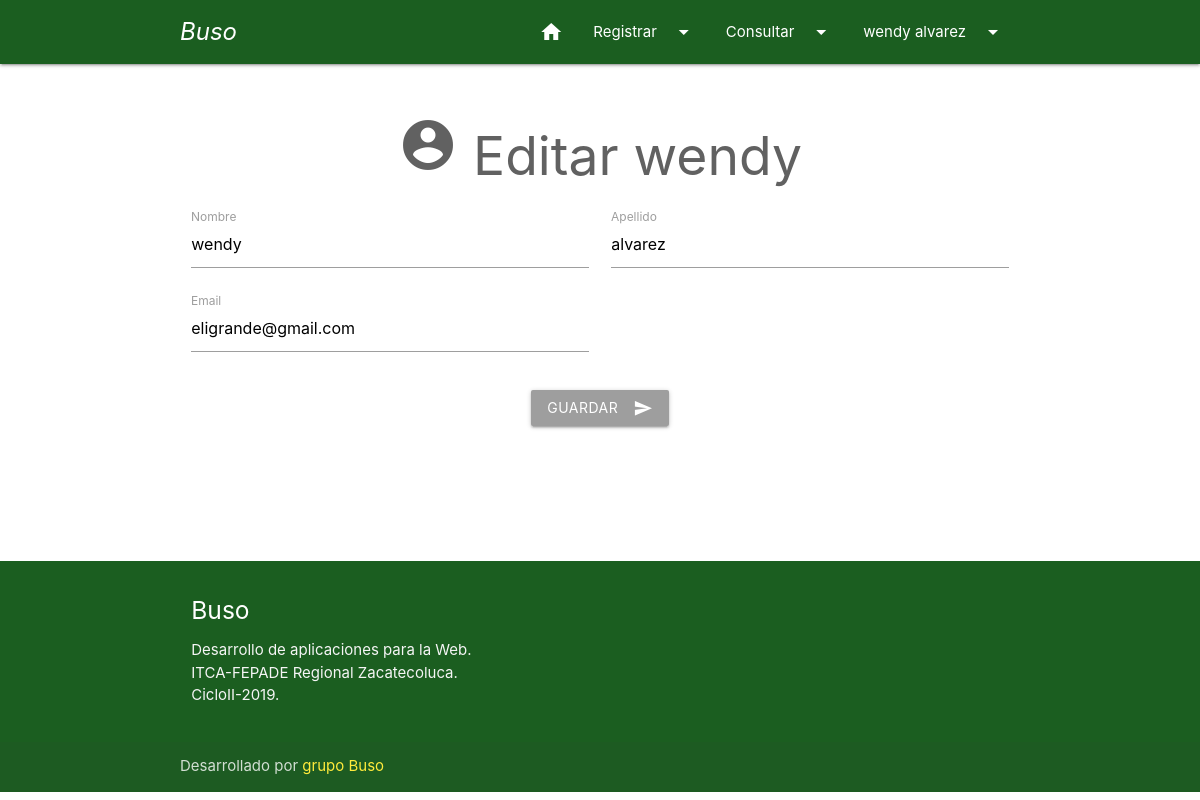
Screenshot of /web/WebTerminal/index.php?c=Usuario&a=Update&id=1 (signed in) with the database file from the repository.
### tables this page shows
CREATE TABLE `usuario` (
  `idusuario` int(11) NOT NULL,
  `nombre` varchar(50) NOT NULL,
  `apellido` varchar(50) NOT NULL,
  `email` varchar(150) NOT NULL,
  `clave` varchar(300) NOT NULL
);

### web/WebTerminal/controller/usuario.controller.php (called while the page is built, shortened)
<?php
require_once 'model/Usuario.php';
class UsuarioController{
    private $model;
    public function __CONSTRUCT(){
        $this->model = new Usuario();
    }
    public function Update(){
        $usuario = new Usuario();
        if(isset($_REQUEST['id'])){
            $usuario = $this->model->ObtenerUsuario($_REQUEST['id']);
        }
        require_once 'view/include/cabecera_usuario.php';
        require_once 'view/actualizar_usuario.php';
        require_once 'view/include/pie.php';
    }
}

### web/WebTerminal/model/Conexion.php (called while the page is built)
<?php
	class Conexion
	{
	    public static function Conectar()
	    {
	        $pdo = new PDO('mysql:host=localhost;dbname=mybuso;charset=utf8', 'root', '');
	        $pdo->setAttribute(PDO::ATTR_ERRMODE, PDO::ERRMODE_EXCEPTION);
	        return $pdo;
	    }
	}
?>

### web/WebTerminal/model/Usuario.php (called while the page is built, shortened)
<?php
class Usuario
{
	private $pdo;
	public function __CONSTRUCT()
	{
		try
		{
			$this->pdo = Conexion::Conectar();
		}
        catch (Throwable $t)
        {
			die($t->getMessage());
        }
		catch(Exception $e)
		{
			die($e->getMessage());
		}
	}
	public function ObtenerUsuario($id)
	{
		try
		{
			$stm = $this->pdo
			          ->prepare("SELECT * FROM usuario WHERE idusuario = ?");
			$stm->execute(array($id));
			return $stm->fetch(PDO::FETCH_OBJ);
		}
        catch (Throwable $t)
        {
			die($t->getMessage());
        }
		catch(Exception $e)
		{
			die($e->getMessage());
		}
	}
}

### web/WebTerminal/view/actualizar_usuario.php (the view, shortened to what this page needs)
<div class="container">
    <div class="section">
      <div class="row">
        <div class="col s12">
            <h2 class="center grey-text text-darken-2"><i class="medium material-icons">account_circle</i>
              <?php echo 'Editar '.$usuario->nombre;?>
            </h2>
            <div class="row">
              <form class="col s12" action="?c=Usuario&a=ActualizarUsuario" method="post" enctype="multipart/form-data">
                <div class="row">
                  <div class="input-field col s6">
                    <input id="txtNombre" type="text" class="validate" name="txtNombre" value="<?php echo $usuario->nombre; ?>"  required>
                    <label for="txtNombre">Nombre</label>
                  </div>
                  <div class="input-field col s6">
                    <input id="txtApellido" type="text" class="validate" name="txtApellido" value="<?php echo $usuario->apellido; ?>"  required>
                    <label for="txtApellido">Apellido</label>
                  </div>
                  <div class="input-field col s6">
                    <input id="txtEmail" type="email" class="validate" name="txtEmail" value="<?php echo $usuario->email; ?>"  required>
                    <label for="txtEmail">Email</label>
                  </div>
                  <div class="input-field col s12 center">
                  <button type="submit" class="waves-effect waves-light btn grey"><i class="material-icons right">send</i>Guardar</button>
                  </div>
                </div>
              </form>
            </div>
        </div>
      </div>
    </div>
    <br><br>
  </div>

### rows the page displays
usuario: nombre "wendy", txtNombre "wendy", txtApellido "alvarez", txtEmail "eligrande@gmail.com"

### other values shown
$_SESSION["nombre"] "wendy"
$_SESSION["apellido"] "alvarez"
